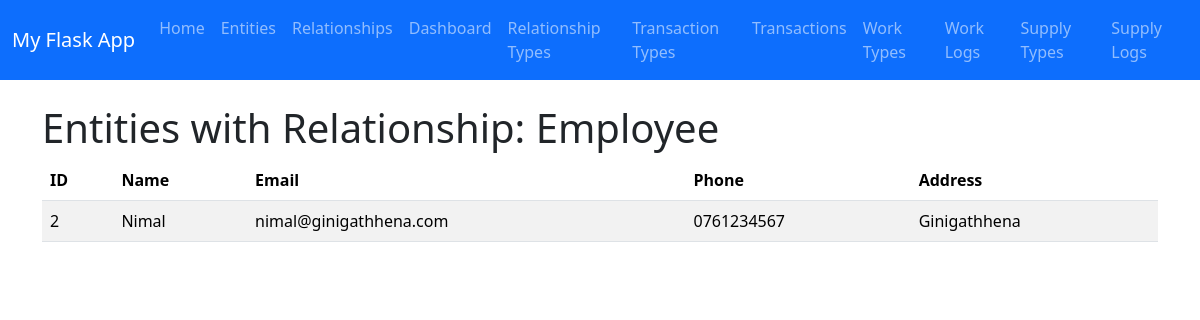
/entities_by_relationship/1, run on an earlier commit of the app's database.
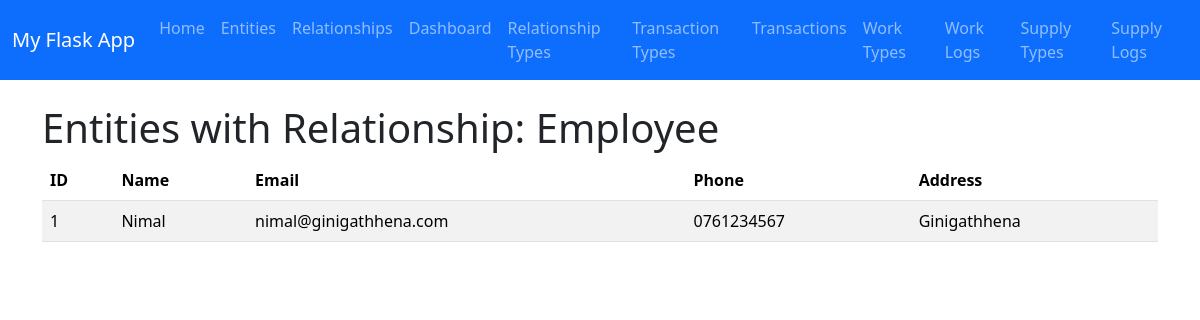
And on a later commit of the database.
### app.py (models this page shows, shortened)
class Entity(db.Model):
    id = db.Column(db.Integer, primary_key=True)  # Unique ID
    name = db.Column(db.String(100), nullable=False)
    email = db.Column(db.String(120), nullable=False, unique=True)
    phone = db.Column(db.String(20), nullable=False)
    address = db.Column(db.String(200), nullable=True)  # New attribut

### app.py (the view)
@app.route("/entities_by_relationship/<int:type_id>")
def entities_by_relationship(type_id):
    r_type = RelationshipType.query.get_or_404(type_id)
    entities = Entity.query.join(Relationship).filter(Relationship.relationship_type_id == type_id).all()
    return render_template(
        "entities_by_relationship.html",
        title=f"Entities - {r_type.name}",
        relationship_type=r_type,
        entities=entities
    )

### templates/entities_by_relationship.html
{% extends "base.html" %}
{% block content %}
<h1>Entities with Relationship: {{ relationship_type.name }}</h1>
<table class="table table-striped">
    <thead>
        <tr>
            <th>ID</th>
            <th>Name</th>
            <th>Email</th>
            <th>Phone</th>
            <th>Address</th>
        </tr>
    </thead>
    <tbody>
        {% for e in entities %}
        <tr>
            <td>{{ e.id }}</td>
            <td>{{ e.name }}</td>
            <td>{{ e.email }}</td>
            <td>{{ e.phone }}</td>
            <td>{{ e.address }}</td>
        </tr>
        {% endfor %}
    </tbody>
</table>
{% endblock %}

What changed in the data, as far as the page shows it:
removed Entity: id "2", name "Nimal", email "nimal@ginigathhena.com", phone "0761234567", address "Ginigathhena"
now on this page (row edited): Entity: id "1", name "Nimal", email "nimal@ginigathhena.com", phone "0761234567", address "Ginigathhena"
